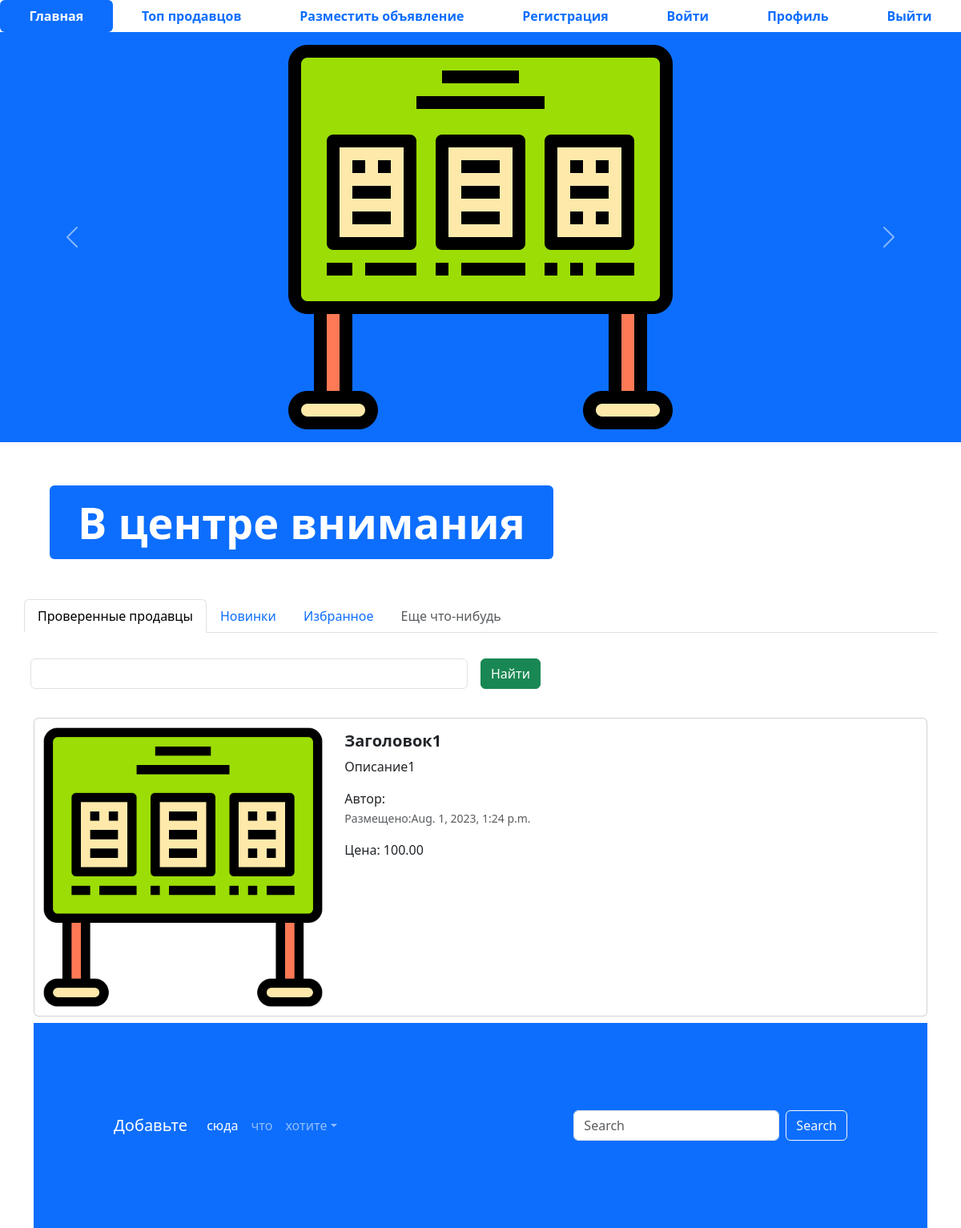
/, run on an earlier commit of the app's database.
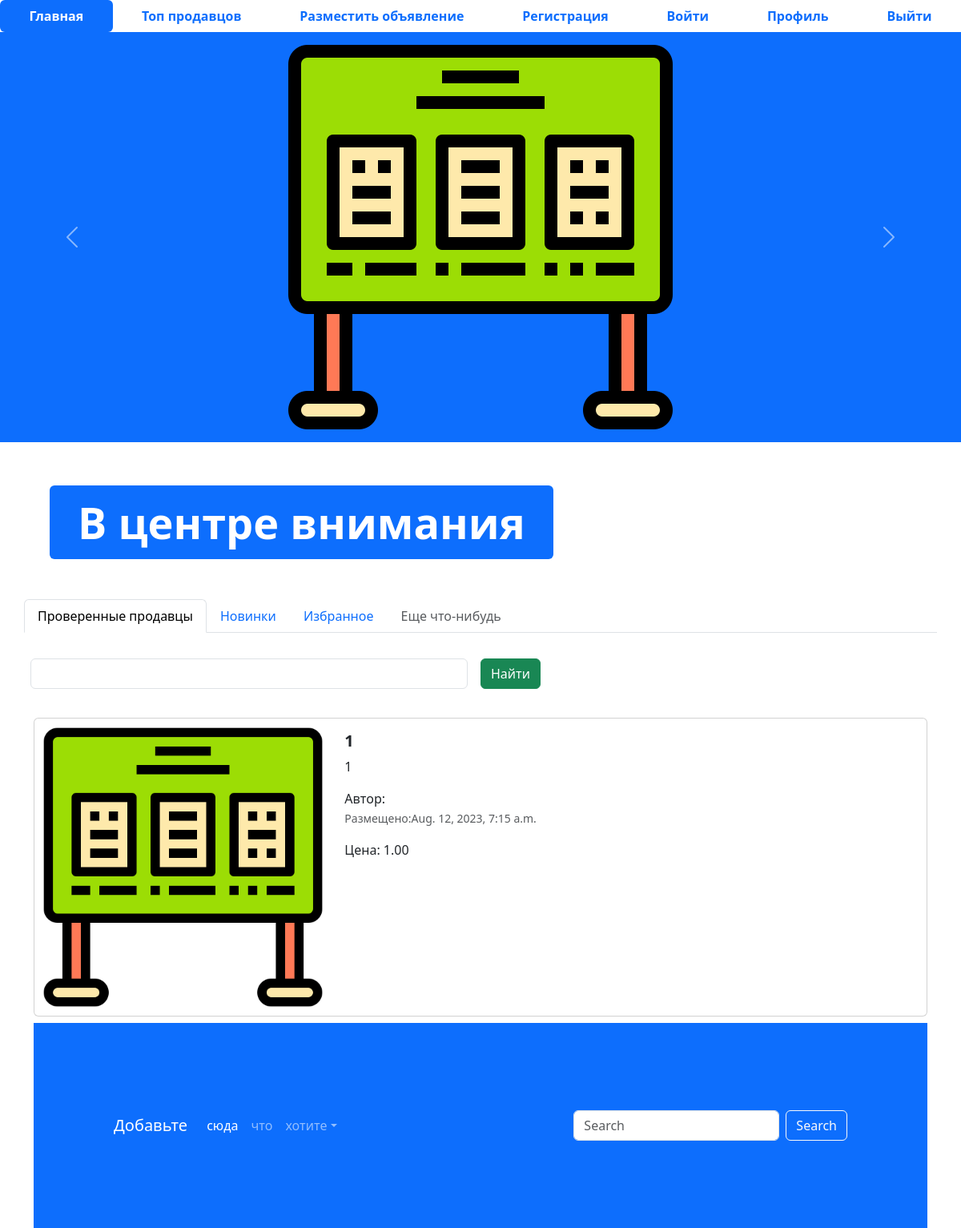
And on a later commit of the database.
### app_advertisments/models.py (models this page shows, shortened)
class Advertisements(models.Model):
    title = models.CharField("заголовок", max_length=128)
    description = models.TextField("описание")
    price = models.DecimalField("цена", max_digits=10, decimal_places=2)
    auction = models.BooleanField("торг", help_text="Отметьте, если торг уместен")
    created_at = models.DateTimeField(auto_now_add=True)
    updated_at = models.DateTimeField(auto_now=True)
    user = models.ForeignKey(User, models.CASCADE)
    image = models.ImageField("изображение", upload_to="advertisments",default = None)
    class Meta:
            db_table = "advertisements"

### app_advertisments/views.py (the view)
# urls.py: path('', index_2, name='index'),
def index_2(request_2):
    advertisements = Advertisements.objects.all()
    context = {"advertisements": advertisements}
    return render(request_2, "index.html", context)

### templates/index.html (shortened to what this page needs)
{% extends 'base.html' %}
{% load static %}
{% block content %}
<ul class="nav nav-pills sticky-top bg-white nav-fill">
  <li class="nav-item">
    <a class="nav-link active" aria-current="page" href="index.html">
      <span style="font-weight: bold;">Главная</span>
    </a>
  </li>
  <li class="nav-item">
    <a class="nav-link" href="{%url 'top_sellers'%}"><span style="font-weight: bold;">Топ продавцов</span>
    </a>
  </li>
  <li class="nav-item">
    <a class="nav-link" href="advertisement-post.html">
      <span style="font-weight: bold;">Разместить объявление</span>
    </a>
  </li>
  <li class="nav-item">
    <a class="nav-link" href="register.html">
      <span style="font-weight: bold;">Регистрация</span>
    </a>
  </li>
  <li class="nav-item">
    <a class="nav-link" href="login.html">
      <span style="font-weight: bold;">Войти</span>
    </a>
  </li>
  <li class="nav-item">
    <a class="nav-link" href="profile.html">
      <span style="font-weight: bold;">Профиль</span>
    </a>
  </li>
  <li class="nav-item">
    <a class="nav-link" href="#">
      <span style="font-weight: bold;">Выйти</span>
    </a>
  </li>
</ul>
<div id="carouselExampleControls" class="carousel slide bg-primary" data-bs-ride="carousel">
  <div class="carousel-inner">
    <div class="carousel-item active">
      <img src="{% static 'img/adv.png' %}" class="mx-auto d-block w-33" alt="...">
    </div>
  </div>
  <button class="carousel-control-prev" type="button" data-bs-target="#carouselExampleControls" data-bs-slide="prev">
    <span class="carousel-control-prev-icon" aria-hidden="true"></span>
  </button>
  <button class="carousel-control-next" type="button" data-bs-target="#carouselExampleControls" data-bs-slide="next">
    <span class="carousel-control-next-icon" aria-hidden="true"></span>
  </button>
</div>
<div class="container" style="margin: 50px;">
  <div class="display-2">
    <span class="badge bg-primary">В центре внимания</span>
  </div>
</div>
<div class="container">
  <div class="row">
    <ul class="nav nav-tabs bg-white">
      <li class="nav-item">
        <a class="nav-link active" aria-current="page" href="#">Проверенные продавцы</a>
      </li>
      <li class="nav-item">
        <a class="nav-link" href="#">Новинки</a>
      </li>
      <li class="nav-item">
        <a class="nav-link" href="#">Избранное</a>
      </li>
      <li class="nav-item">
        <a class="nav-link disabled" href="#" tabindex="-1" aria-disabled="true">Еще что-нибудь</a>
      </li>
    </ul>
    <form class="row g-3">
      <div class="col-auto w-50">
        <input type="text" class="form-control">
      </div>
      <div class="col-auto">
        <button type="submit" class="btn btn-success mb-3">Найти</button>
      </div>
    </form>
  </div>
  <div class="col">
  {% for adv in advertisements %}
    <div class="card mb-2" style="max-width: 1200px; margin-top: 20px;">
      <div class="row g-0">
        <div class="col-md-4">
          <a href="advertisement.html" class="nav-link">
            <img src="{% static 'img/adv.png' %}" class="img-fluid rounded-start" alt="Card title">
          </a>
        </div>
        <div class="col-md-8">
          <div class="card-body">
            <h5 class="card-title">
              <a href="advertisement.html" class="nav-link"><strong>{{adv.title}}</strong></a>
            </h5>
            <a href="advertisement.html" class="nav-link">
              <p class="card-text">
                {{adv.description}}
              </p>
              <span>Автор: {{adv.user}}</span>
              <p class="card-text"><small class="text-muted">Размещено:{{adv.created_at}}</small></p>
              <span>Цена: {{adv.price}}</span>
            </a>
          </div>
        </div>
      </div>
    </div>
<footer style="padding: 100px;" class="bg-primary">
  <nav class="navbar navbar-expand-sm navbar-dark">
    <a class="navbar-brand" href="#">Добавьте</a>
    <div class="collapse navbar-collapse" id="collapsibleNavId">
      <ul class="navbar-nav me-auto mt-2 mt-lg-0">
        <li class="nav-item">
          <a class="nav-link active" href="#" aria-current="page">сюда</a>
        </li>
        <li class="nav-item">
          <a class="nav-link" href="#">что</a>
        </li>
        <li class="nav-item dropdown">
          <a class="nav-link dropdown-toggle" href="#" id="dropdownId" data-bs-toggle="dropdown" aria-haspopup="true"
             aria-expanded="false">хотите</a>
        </li>
      </ul>
      <form class="d-flex my-2 my-lg-0">
        <input class="form-control me-sm-2" type="text" placeholder="Search">
        <button class="btn btn-outline-light my-2 my-sm-0" type="submit">Search</button>
      </form>
    </div>
  </nav>
</footer>
{% endfor %}
{% endblock %}

### templates/base.html (shortened to what this page needs)
{% load static %}
<!DOCTYPE html>
<html lang="en">
<head>
  <link href="{% static 'css/bootstrap.min.css' %}" rel="stylesheet">
  <link rel="stylesheet" href="{% static 'css/fontello.css' %}">
</head>
<body>
{% block content %}
{% endblock %}
</body>
</html>

What changed in the data, as far as the page shows it:
removed Advertisements: title "Заголовок1", description "Описание1", created_at "Aug. 1, 2023, 1:24 p.m.", price "100.00"
added Advertisements: title "1", description "1", created_at "Aug. 12, 2023, 7:15 a.m.", price "1.00"
